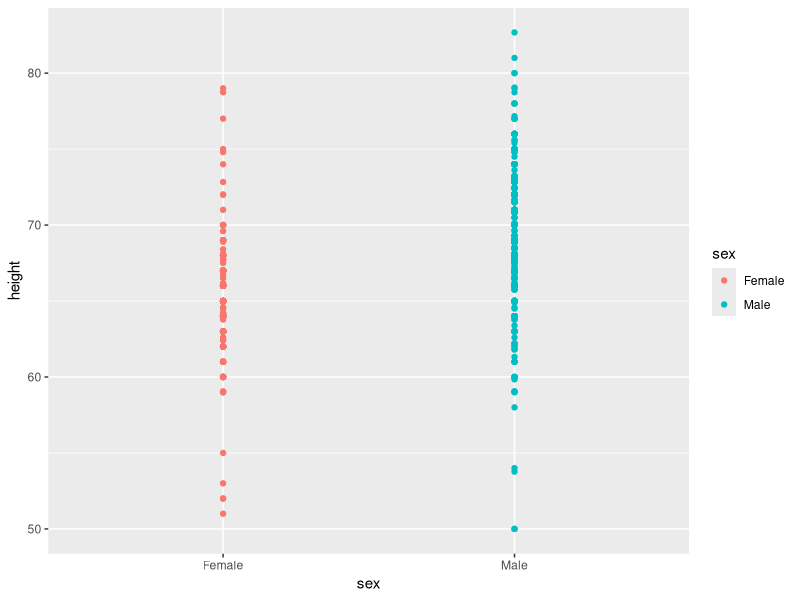
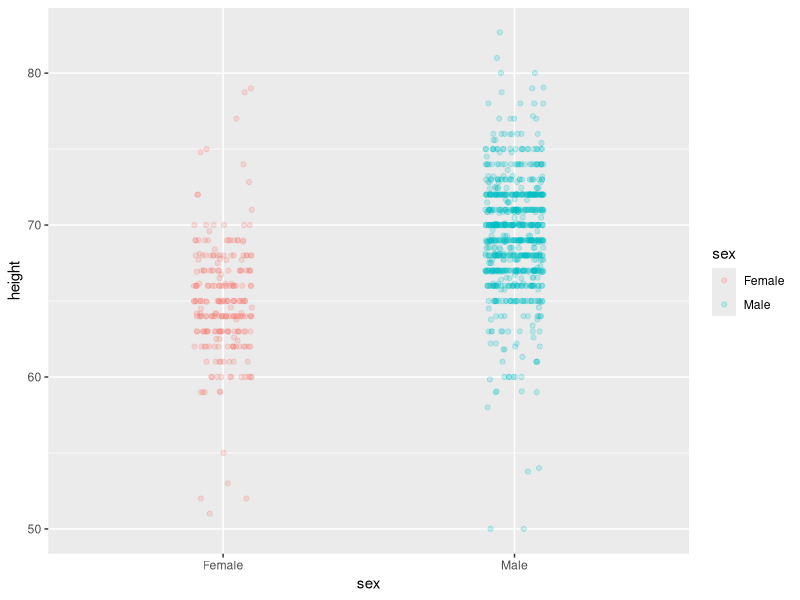
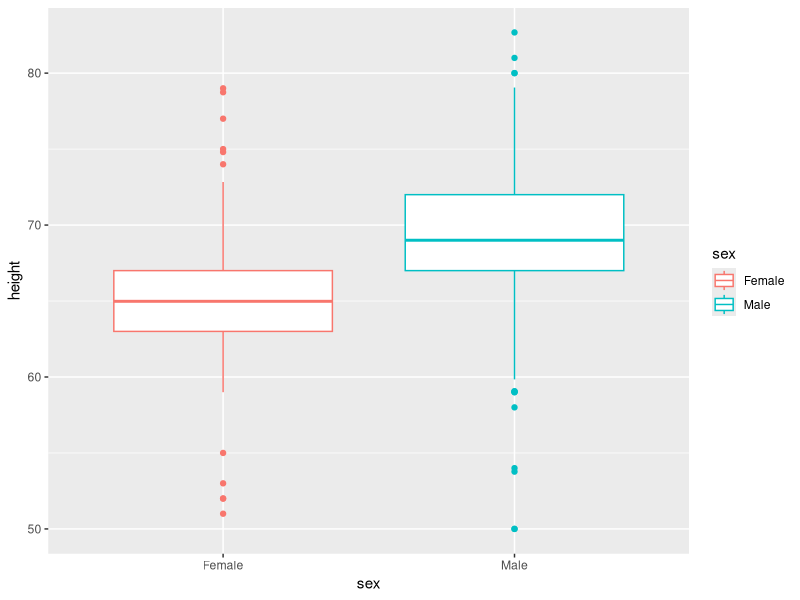
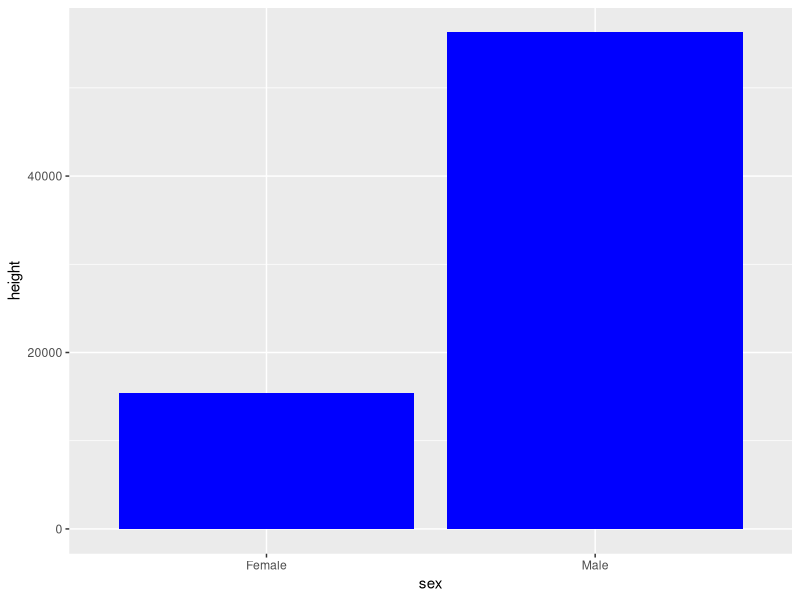
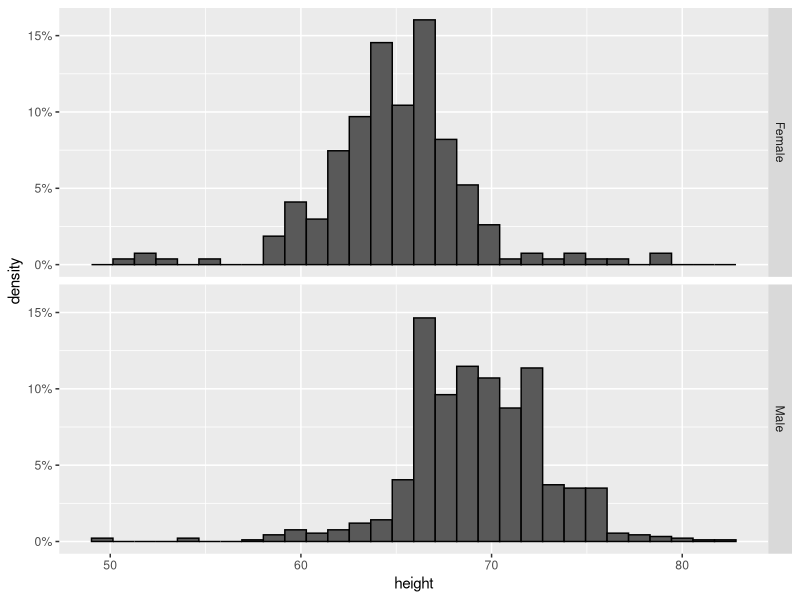
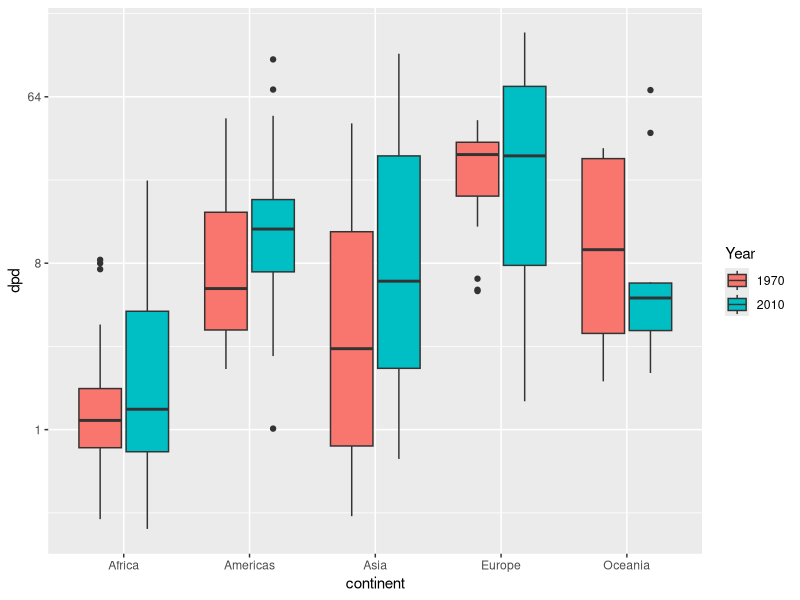
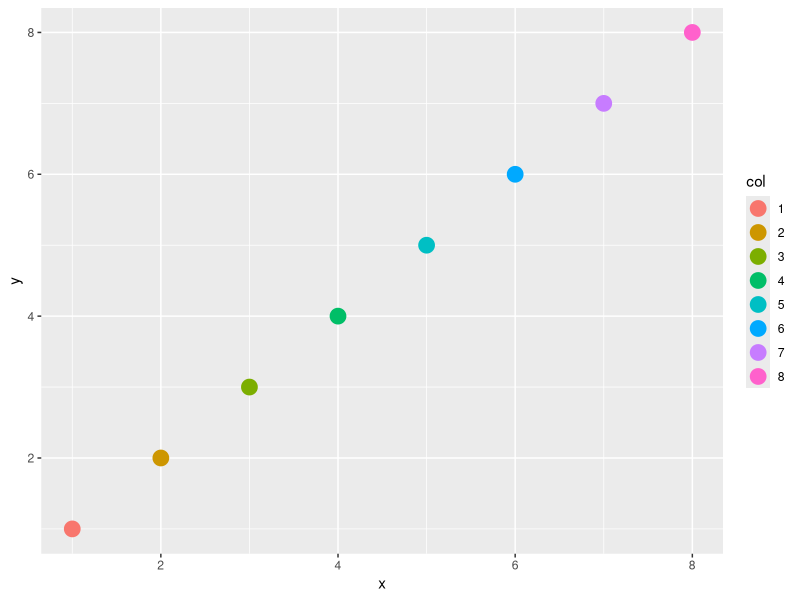
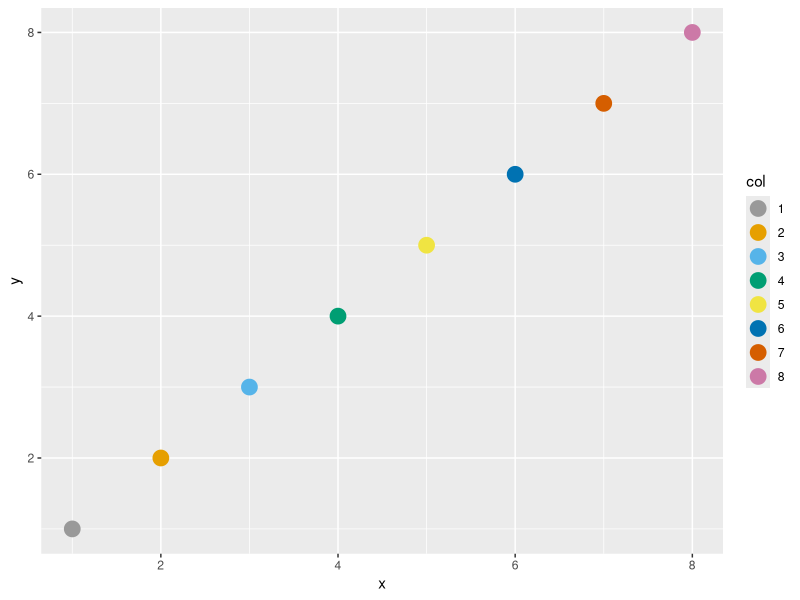

Source code (R) for these figures, in order:
library(dslabs)
library(ggplot2)
library(dplyr)

data("heights")
head(heights)
h <- heights

h %>% ggplot(aes(sex, height, color = sex)) + geom_point()
h %>% ggplot(aes(sex, height, color = sex)) + geom_jitter(width = 0.1, alpha = 0.2)
h %>% ggplot(aes(sex, height, color = sex)) + geom_boxplot()
h %>% ggplot(aes(sex, height)) + geom_col(fill = 'blue')  #worst choice
h %>% ggplot(aes(height, y=..density..)) + geom_histogram(col='black') + facet_grid(sex~.) + scale_y_continuous(labels = scales::percent_format())

data("gapminder")
g <- gapminder
head(g)
tab = g %>% mutate(dpd = gdp/population/365) %>% filter(year %in% c(1970, 2010) & !is.na(dpd))
View(tab)
tab %>% ggplot(aes(continent, dpd)) + geom_boxplot(aes(fill = factor(year))) + scale_fill_discrete(name='Year') + scale_y_continuous(trans = 'log2')


#using color blind friendly colors
color_blind_friendly_cols <- c("#999999", "#E69F00", "#56B4E9", "#009E73", "#F0E442", "#0072B2", "#D55E00", "#CC79A7")

p1 <- data.frame(x = 1:8, y = 1:8, col = as.character(1:8)) %>%
  ggplot(aes(x, y, color = col)) +
  geom_point(size = 5)
p1
p1 + scale_color_manual(values = color_blind_friendly_cols)

#----------------ASSESSMENT---------------------
dat <- us_contagious_diseases %>% filter(year == 1967 & disease=="Measles" & !is.na(population)) %>% 
  mutate(rate = (count / population) * 10000 * (52 / weeks_reporting))
head(dat)
state <- dat$state 
rate <- dat$count/(dat$population/10000)*(52/dat$weeks_reporting)
levels(state)
state <- reorder(state, rate)

dat <- us_contagious_diseases %>% filter(year == 1967 & disease=="Measles" & count>0 & !is.na(population)) %>%
  mutate(rate = count / population * 10000 * 52 / weeks_reporting) %>% mutate(state = reorder(state, rate))
dat %>% ggplot(aes(state, rate)) +
  geom_bar(stat="identity") +
  coord_flip()

data("murders")
head(murders)
murders %>% mutate(rate = total/population*100000) %>% mutate(region = reorder(region, rate, FUN = 'median')) %>%
  ggplot(aes(region, rate)) + geom_boxplot() + geom_jitter(width = 0.1, alpha = 0.2)
